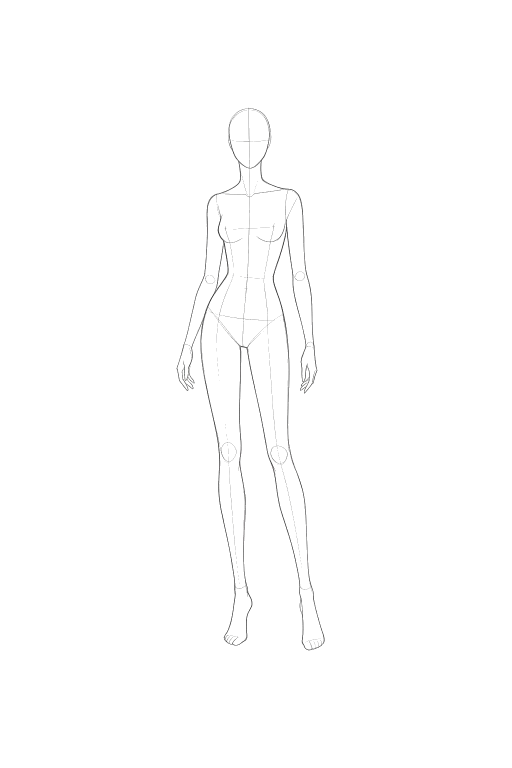
#> input picture FashionRise/Assets/FashionRise/Resources/SketchReference/female_01.png, 1024 x 1536 px (shown at 1/2 size)
$ python -i install_ai_croquis.py   (imports and definitions only)
#> lines starting #> are read from the running program, lines starting #| are printed output that depends on the picture; after the words box and inside, x2 and y2 are one past the last pixel; in counts of white or black regions, pixels touching at a corner belong together
#> further down, picture is the input picture: PIL image 1024x1536 RGB; mean R, G, B 253.9, 253.9, 253.9
from pathlib import Path
from PIL import Image, ImageEnhance, ImageOps, ImageChops

SRC = Path(r"C:\Users\perie\.cursor\projects\d-projects-FashionRise\assets")
DST = Path(r"d:\projects\FashionRise\FashionRise\Assets\FashionRise\Resources\SketchReference")
W, H = 1024, 1536

MAPPING = {
    "female_pose_01_preview.png": "female_01.png",
    "female_02.png": "female_02.png",
    "female_03.png": "female_03.png",
    "female_04.png": "female_04.png",
    "female_05.png": "female_05.png",
    "male_01.png": "male_01.png",
    "male_02.png": "male_02.png",
    "male_03.png": "male_03.png",
    "male_04.png": "male_04.png",
    "male_05.png": "male_05.png",
}


def flatten(im: Image.Image) -> Image.Image:
    im = im.convert("RGBA")
    im.thumbnail((W, H), Image.Resampling.LANCZOS)
    canvas = Image.new("RGBA", (W, H), (255, 255, 255, 255))
#> canvas: PIL image 1024x1536 RGBA; every value is 255
    x = (W - im.width) // 2
#> x = 0
    y = (H - im.height) // 2
#> y = 0
    canvas.alpha_composite(im, (x, y))
    rgb = canvas.convert("RGB")
    rgb = ImageEnhance.Contrast(rgb).enhance(1.2)
    # Luminance threshold: anything bright enough becomes white
    gray = rgb.convert("L")
    # Keep dark lines; blast light areas to white
    mask = gray.point(lambda v: 255 if v >= 205 else 0)
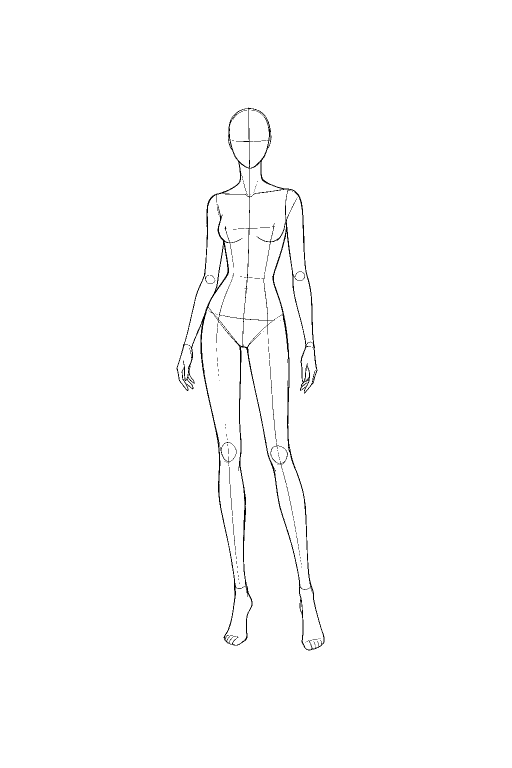
#> mask: PIL image 1024x1536 L (shown at 1/2 size); 99% white; black in thin lines or dots, all inside (x1, y1, x2, y2) = (353, 215, 649, 1301)
    white = Image.new("RGB", rgb.size, (255, 255, 255))
#> white: PIL image 1024x1536 RGB; every value is 255
    rgb = Image.composite(white, rgb, mask)
    return rgb


def main():
    DST.mkdir(parents=True, exist_ok=True)
    for sname, dname in MAPPING.items():
        p = SRC / sname
        if not p.exists():
            print("MISSING", sname)
            continue
        out = flatten(Image.open(p))
        out.save(DST / dname, optimize=True)
        print("saved", dname, out.size)
    Image.open(DST / "female_01.png").save(DST / "female_model.png", optimize=True)
    Image.open(DST / "male_01.png").save(DST / "male_model.png", optimize=True)
    print("updated legacy aliases")


# [2 lines not run here, left out]

>>> from PIL import Image
>>> picture = Image.open('../FashionRise/Assets/FashionRise/Resources/SketchReference/female_01.png')
>>> result = flatten(picture)

$ run again, on FashionRise/Assets/FashionRise/Resources/SketchReference/female_08.png
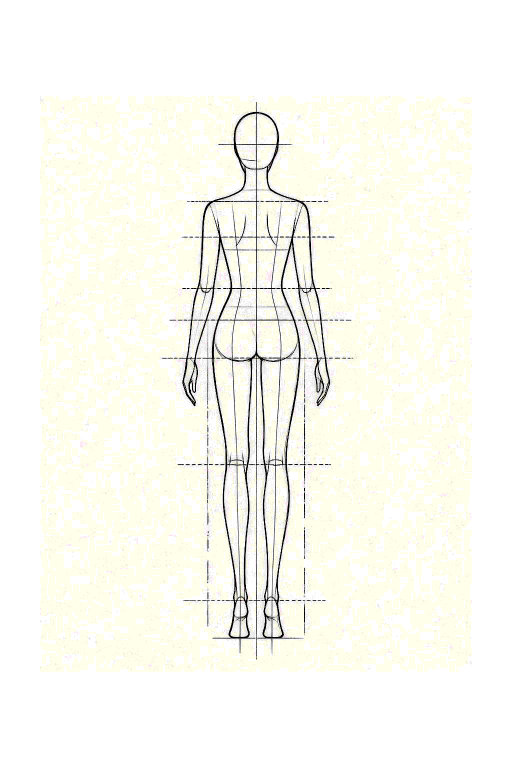
#> input picture FashionRise/Assets/FashionRise/Resources/SketchReference/female_08.png, 1024 x 1536 px (shown at 1/2 size)
#> picture is the input picture: PIL image 1024x1536 RGB; mean R, G, B 249.9, 249.8, 241.8
#> canvas: PIL image 1024x1536 RGBA; every value is 255
#> in flatten, `mask = gray.point(lambda v: 255 if v >= 205 else 0)`:
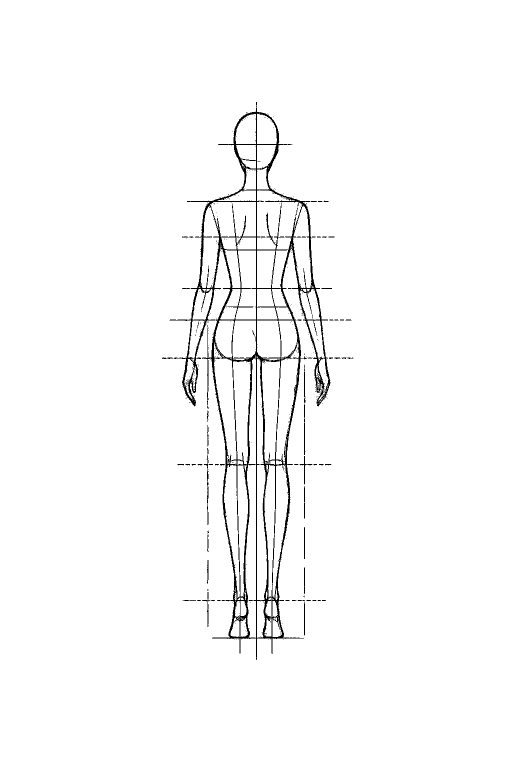
#> mask: PIL image 1024x1536 L (shown at 1/2 size); 97.8% white; 350 black regions (312 under 20 px), largest, box (x1, y1, x2, y2) and area: (339, 204, 662, 1320) 31363, (408, 910, 417, 1050) 282, (599, 912, 625, 969) 162
#> white: PIL image 1024x1536 RGB; every value is 255
#> in flatten, `rgb = Image.composite(white, rgb, mask)`:
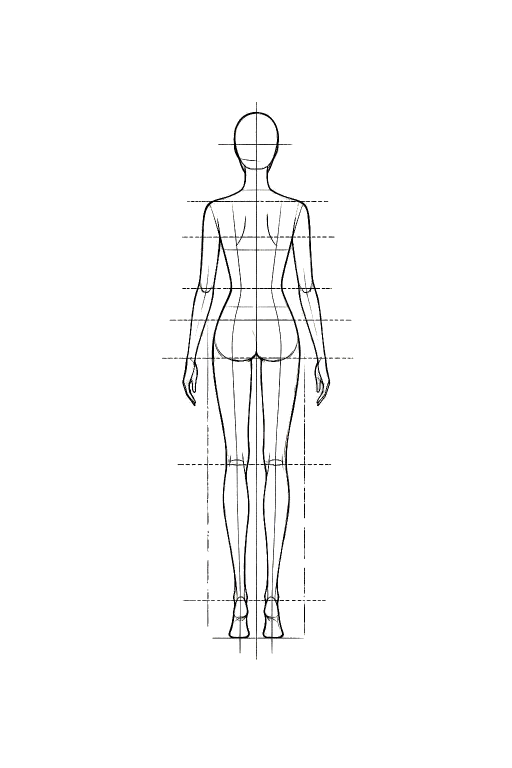
#> rgb: PIL image 1024x1536 RGB (shown at 1/2 size); mean R, G, B 250.7, 250.7, 250.6

$ run again, on FashionRise/Assets/FashionRise/Resources/SketchReference/female_model.png
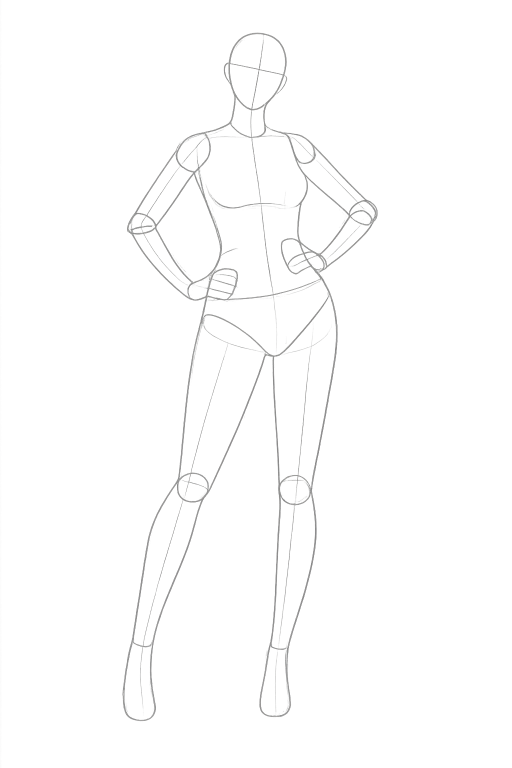
#> input picture FashionRise/Assets/FashionRise/Resources/SketchReference/female_model.png, 1024 x 1536 px (shown at 1/2 size)
#> picture is the input picture: PIL image 1024x1536 RGBA; mean R, G, B, A 111.1, 110.9, 111.1, 4.5
#> in flatten, `mask = gray.point(lambda v: 255 if v >= 205 else 0)`:
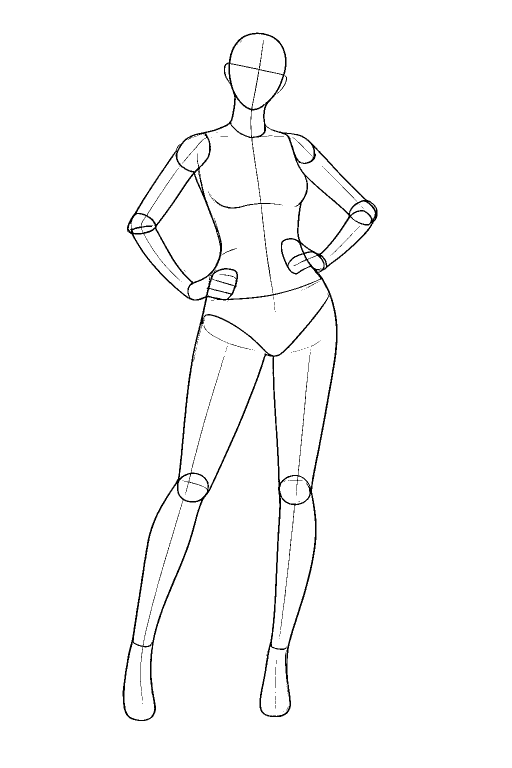
#> mask: PIL image 1024x1536 L (shown at 1/2 size); 98.2% white; 122 black regions (110 under 20 px), largest, box (x1, y1, x2, y2) and area: (245, 65, 755, 1442) 27697, (522, 409, 546, 586) 267, (648, 336, 714, 403) 90
#> white: PIL image 1024x1536 RGB; every value is 255

$ run again, on FashionRise/Assets/FashionRise/Resources/SketchReference/male_06.png
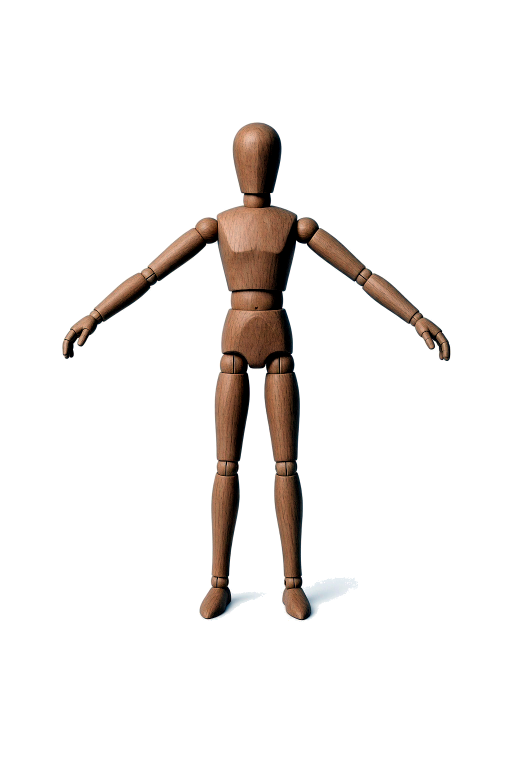
#> input picture FashionRise/Assets/FashionRise/Resources/SketchReference/male_06.png, 1024 x 1536 px (shown at 1/2 size)
#> picture is the input picture: PIL image 1024x1536 RGB; mean R, G, B 241.9, 239, 237.3
#> canvas: PIL image 1024x1536 RGBA; every value is 255
#> in flatten, `gray = rgb.convert("L")`:
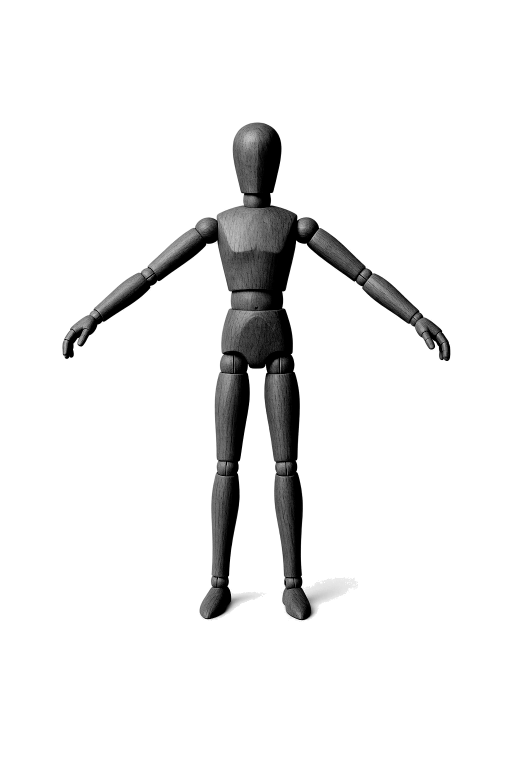
#> gray: PIL image 1024x1536 L (shown at 1/2 size); min 0, max 255, mean 237.7
#> in flatten, `mask = gray.point(lambda v: 255 if v >= 205 else 0)`:
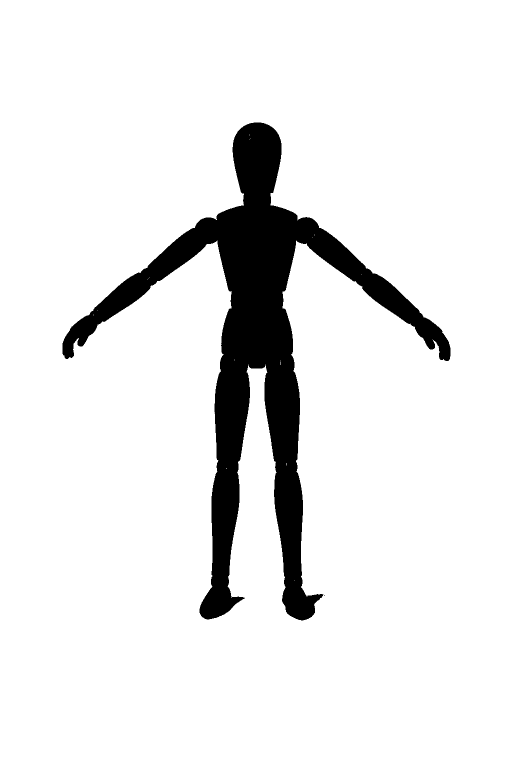
#> mask: PIL image 1024x1536 L (shown at 1/2 size); 91% white; 2 black regions (1 under 20 px), largest, box (x1, y1, x2, y2) and area: (125, 245, 901, 1241) 141834
#> white: PIL image 1024x1536 RGB; every value is 255
